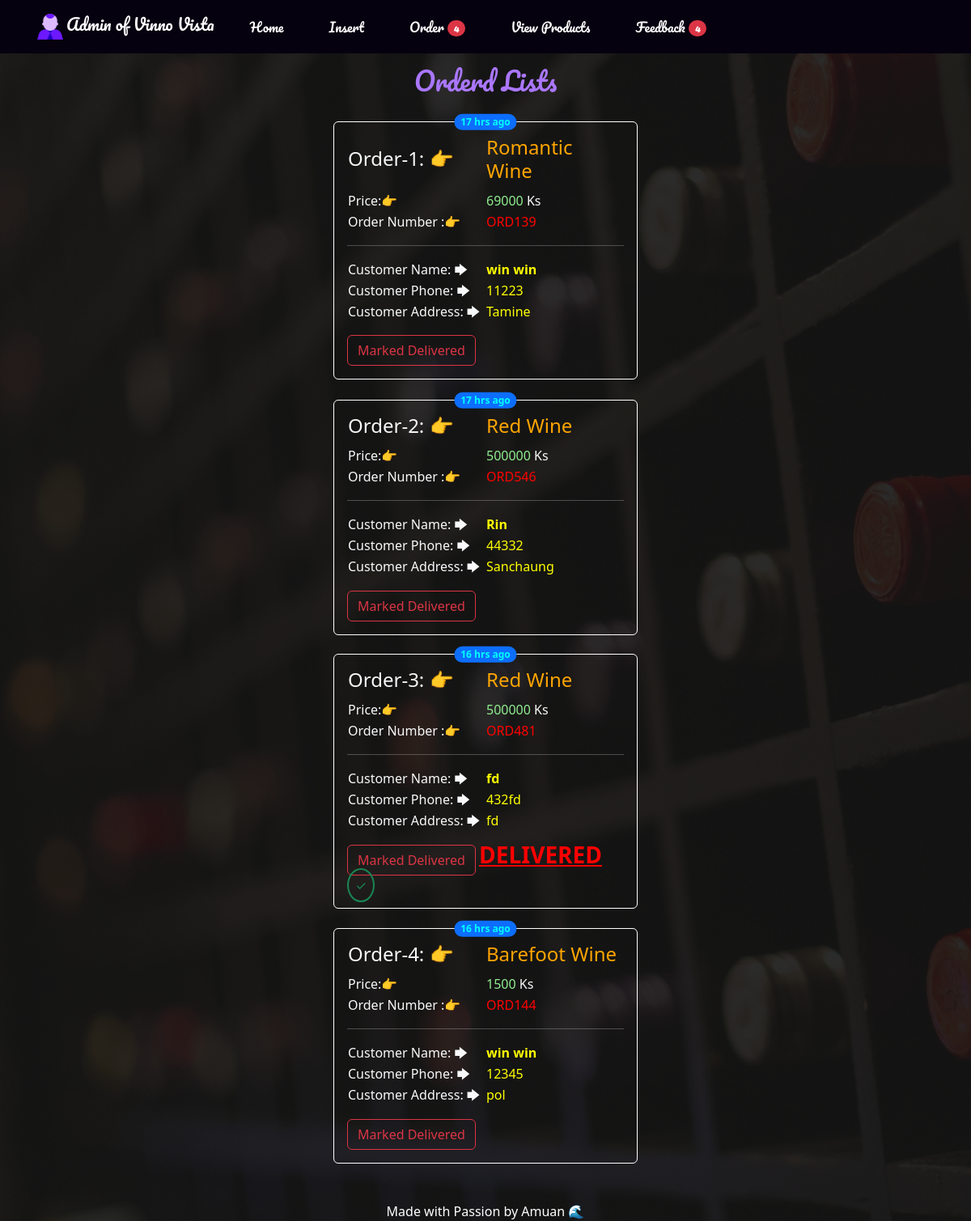
Page /admin/orderview.php (signed in) on the committed database.
### tables this page shows
CREATE TABLE IF NOT EXISTS `orderlist` (
  `ol_id` int(11) NOT NULL AUTO_INCREMENT,
  `cusname` char(50) NOT NULL,
  `phone` varchar(50) NOT NULL,
  `address` varchar(255) NOT NULL,
  `pname` varchar(100) NOT NULL,
  `price` bigint(20) NOT NULL,
  `o_no` varchar(500) NOT NULL,
  `order_time` datetime NOT NULL,
  `photo` varchar(255) NOT NULL,
  `status` varchar(255) NOT NULL,
  `ticks` varchar(255) NOT NULL,
  `sty` varchar(255) NOT NULL,
  PRIMARY KEY (`ol_id`)
);

### admin/time.php (called while the page is built, shortened)
<?php
function time_ago($timestamp){
    $time_upload = strtotime($timestamp);
    $current_time = strtotime('+6 hour +30 minutes',time());
    $time_diff = $current_time - $time_upload;
    $second = $time_diff;
    $minutes = round($second / 60) ;
    $hour = round($second / 3600);
    if ($second <= 60){
        return "Just now";
    }
    else if($minutes <= 60){
        if($minutes == 1){
            return "1m ago";
        }else{
            return "$minutes m ago";
        }
    }
    else if($hour <= 24){
        if($hour == 1){
            return "1h ago";
        }else{
            return "$hour hrs ago";
        }
    }
}
?>

### admin/orderview.php (the view, shortened to what this page needs)
<?php
if($_SESSION['admin']!=1){
    header('location:index.php');
}else{
?>
<?php
$data = "SELECT * FROM orderlist";
$result = mysql_query($data);
include('templates/header.php');
?>
  <link rel="stylesheet" href="CSS/order.css">
  <div class='container-fluid  text-light'>
      <h2 class='text-center font animate__animated animate__zoomIn '><font color='#AA77FF'>Orderd Lists</font></h2>
      <div class=" row">
       <div class=" col-12   col-md-6 col-lg-4 mx-auto   ">
       <?php
         include('time.php');
        while(  $arr = mysql_fetch_array($result)    ){
        $otime= $arr['order_time'];
       ?>
       <div href="#" class=" my-4  p-3   animate__animated animate__lightSpeedInRight  border border-white rounded   text-light" >
          <span class="position-absolute start-50 top-0 translate-middle badge rounded-pill bg-primary">
               <?php echo "<font color='cyan'>".time_ago($otime)."</font>"; ?>
          </span>
          <table class=' w-100'>
            <tr>
              <td class=' w-50'><h4>Order-<?php echo $arr['ol_id']; ?>: &#128073;</h4></td>
              <td><h4><font color='orange'><?php echo $arr['pname']; ?></font></h4></td>
            </tr>
            <tr>
              <td>Price:&#128073; </td>
              <td><font color='lightgreen'> <?php echo $arr['price'];?></font> Ks</td>
            </tr>
            <tr>
              <td>Order Number :&#128073;</td>
              <td><font color='red'>ORD<?php echo $arr['o_no']; ?></font></td>
            </tr>
          </table>
            <hr>
          <table class=' w-100'>
           <tr class="mb-0">
            <td>Customer Name: 🡆</td>
            <td><font color='yellow'><b><?php echo $arr['cusname']; ?></b></font></td>
           </tr>
           <tr>
            <td class='w-50 '>Customer Phone: 🡆 </td>
            <td><font color='yellow'><?php echo $arr['phone']; ?></font></td>
           </tr>
           <tr>
            <td class=''>Customer Address: 🡆 </td>
            <td class=''><font color='yellow'> <?php echo $arr['address']; ?></font></td>
           </tr>
          </table>
          <div class='mt-2 '>
            <a href="delivered.php?id=<?php echo $arr[ol_id]; ?>" class='btn btn-outline-danger '>Marked Delivered  </a>
            <span> <font color='red' class='fs-3 text-decoration-underline' ><b> <?php echo $arr[status]; ?></b></font>
              <font  class='<?php echo $arr[sty]; ?> '> <?php echo $arr[ticks]; ?>  </font>
            </span>
          </div>
      </div>
      <?php } ?>
    </div>
<?php include('templates/footer.php');
                  }?>

### admin/CSS/style.css (style rules this page uses)
.font { font-family: 'Pacifico', cursive; color: white !important; }
body { background-image: url('../admin-img/admin-wine.png'); background-size: cover; background-attachment: fixed; }
:root { --animate-delay: 3s !important; }

### admin/CSS/order.css (style rules this page uses)
body { background-image: url('../admin-img/wpp-4.jpg') !important; }

### rows in the picture
orderlist: order_time "17 hrs ago", ol_id "1", pname "Romantic Wine", price "69000", o_no "139", cusname "win win", phone "11223", address "Tamine"
orderlist: order_time "17 hrs ago", ol_id "2", pname "Red Wine", price "500000", o_no "546", cusname "Rin", phone "44332", address "Sanchaung"
orderlist: order_time "16 hrs ago", ol_id "3", pname "Red Wine", price "500000", o_no "481", cusname "fd", phone "432fd", address "fd", status "DELIVERED", ticks "✓"
orderlist: order_time "16 hrs ago", ol_id "4", pname "Barefoot Wine", price "1500", o_no "144", cusname "win win", phone "12345", address "pol"

### other values in the picture
$ocount "4"
$fcount "4"
